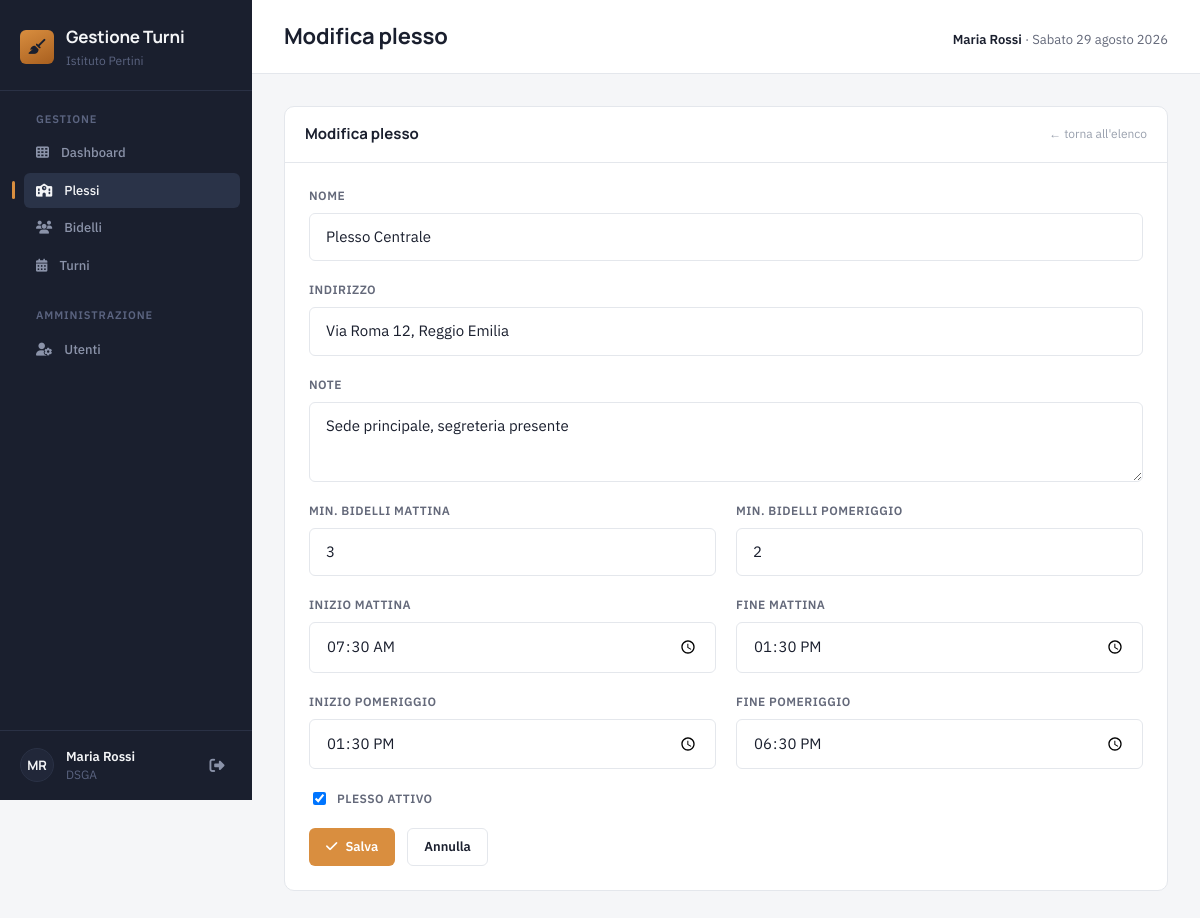
Screenshot of /plesso-form.php?id=1 (signed in) with the database file from the repository.
### tables this page shows
CREATE TABLE plessi (
    id INT AUTO_INCREMENT PRIMARY KEY,
    nome VARCHAR(150) NOT NULL,
    indirizzo VARCHAR(255),
    note TEXT,
    min_bidelli_mattina INT NOT NULL DEFAULT 1,
    min_bidelli_pomeriggio INT NOT NULL DEFAULT 1,
    orario_mattina_inizio TIME,
    orario_mattina_fine TIME,
    orario_pomeriggio_inizio TIME,
    orario_pomeriggio_fine TIME,
    attivo TINYINT(1) NOT NULL DEFAULT 1
);

### public/plesso-form.php (the view, shortened to what this page needs)
<?php
$pdo = getConnessione();
$id = null;
if (isset($_GET['id'])) {
    $id = (int) $_GET['id'];
} elseif (isset($_POST['id']) && $_POST['id'] !== '') {
    $id = (int) $_POST['id'];
}
$modifica = $id !== null && $id > 0;
$valori = [
    'nome' => '',
    'indirizzo' => '',
    'note' => '',
    'min_bidelli_mattina' => 1,
    'min_bidelli_pomeriggio' => 1,
    'orario_mattina_inizio' => '',
    'orario_mattina_fine' => '',
    'orario_pomeriggio_inizio' => '',
    'orario_pomeriggio_fine' => '',
    'attivo' => 1,
];
if ($modifica && $_SERVER['REQUEST_METHOD'] !== 'POST') {
    $stmt = $pdo->prepare('SELECT * FROM plessi WHERE id = :id');
    $stmt->execute(['id' => $id]);
    $riga = $stmt->fetch();
    $valori = $riga;
}
function orarioValore(?string $v): string
{
    return $v ? substr($v, 0, 5) : '';
}
require __DIR__ . '/../includes/header.php';
?>
<div class="panel">
    <div class="panel__header">
        <div class="panel__title"><?= $modifica ? 'Modifica plesso' : 'Nuovo plesso' ?></div>
        <div class="panel__sub"><a href="plessi.php">← torna all'elenco</a></div>
    </div>
    <div style="padding: var(--space-6);">
        <form method="post" action="plesso-form.php">
            <div class="form-grid" style="margin-bottom: var(--space-5);">
                <div class="form-field form-field--full">
                    <label for="nome">Nome</label>
                    <input class="form-input" type="text" id="nome" name="nome" required
                           value="<?= htmlspecialchars($valori['nome']) ?>">
                </div>
                <div class="form-field form-field--full">
                    <label for="indirizzo">Indirizzo</label>
                    <input class="form-input" type="text" id="indirizzo" name="indirizzo"
                           value="<?= htmlspecialchars($valori['indirizzo'] ?? '') ?>">
                </div>
                <div class="form-field form-field--full">
                    <label for="note">Note</label>
                    <textarea class="form-textarea" id="note" name="note"><?= htmlspecialchars($valori['note'] ?? '') ?></textarea>
                </div>
                <div class="form-field">
                    <label for="min_bidelli_mattina">Min. bidelli mattina</label>
                    <input class="form-input" type="number" min="0" step="1" id="min_bidelli_mattina" name="min_bidelli_mattina"
                           value="<?= htmlspecialchars((string) $valori['min_bidelli_mattina']) ?>">
                </div>
                <div class="form-field">
                    <label for="min_bidelli_pomeriggio">Min. bidelli pomeriggio</label>
                    <input class="form-input" type="number" min="0" step="1" id="min_bidelli_pomeriggio" name="min_bidelli_pomeriggio"
                           value="<?= htmlspecialchars((string) $valori['min_bidelli_pomeriggio']) ?>">
                </div>
                <div class="form-field">
                    <label for="orario_mattina_inizio">Inizio mattina</label>
                    <input class="form-input" type="time" id="orario_mattina_inizio" name="orario_mattina_inizio"
                           value="<?= htmlspecialchars(orarioValore($valori['orario_mattina_inizio'])) ?>">
                </div>
                <div class="form-field">
                    <label for="orario_mattina_fine">Fine mattina</label>
                    <input class="form-input" type="time" id="orario_mattina_fine" name="orario_mattina_fine"
                           value="<?= htmlspecialchars(orarioValore($valori['orario_mattina_fine'])) ?>">
                </div>
                <div class="form-field">
                    <label for="orario_pomeriggio_inizio">Inizio pomeriggio</label>
                    <input class="form-input" type="time" id="orario_pomeriggio_inizio" name="orario_pomeriggio_inizio"
                           value="<?= htmlspecialchars(orarioValore($valori['orario_pomeriggio_inizio'])) ?>">
                </div>
                <div class="form-field">
                    <label for="orario_pomeriggio_fine">Fine pomeriggio</label>
                    <input class="form-input" type="time" id="orario_pomeriggio_fine" name="orario_pomeriggio_fine"
                           value="<?= htmlspecialchars(orarioValore($valori['orario_pomeriggio_fine'])) ?>">
                </div>
                <div class="form-field form-field--full">
                    <label class="form-checkbox">
                        <input type="checkbox" name="attivo" value="1" <?= ((int) $valori['attivo']) === 1 ? 'checked' : '' ?>>
                        Plesso attivo
                    </label>
                </div>
            </div>
            <div class="form-actions">
                <button type="submit" class="btn btn--primary">
                    <i class="fa-solid fa-check"></i> Salva
                </button>
                <a class="btn btn--secondary" href="plessi.php">Annulla</a>
            </div>
        </form>
    </div>
</div>
<?php require __DIR__ . '/../includes/footer.php'; ?>

### public/assets/css/variables.css (style rules this page uses)
:root { --sidebar-bg: #1a1f2e; --sidebar-bg-elevated: #212739; --sidebar-active-bg: #2a3348; --sidebar-border: #2a3145; --sidebar-text: #8b93a9; --sidebar-text-active: #f4f5f7; --sidebar-label: #5b6480; --sidebar-w: 252px; --accent: #d98e3f; --accent-soft: #f4d9b4; --bg-main: #f5f6f8; --surface: #ffffff; --border: #e4e7ec; --text-primary: #1a1f2e; --text-secondary: #64697a; --text-muted: #9aa1ae; --status-ok: #1f8a5f; --status-ok-bg: #e3f6ec; --status-danger: #c4432b; --status-danger-bg: #fbe6e1; --status-warn: #b8790c; --status-warn-bg: #fbeed7; --font-heading: 'Manrope', sans-serif; --font-body: 'IBM Plex Sans', sans-serif; --font-mono: 'IBM Plex Mono', monospace; --text-xs: 0.75rem; --text-sm: 0.8125rem; --text-base: 0.9375rem; --text-lg: 1.0625rem; --text-xl: 1.375rem; --text-2xl: 1.875rem; --space-1: 4px; --space-2: 8px; --space-3: 12px; --space-4: 16px; --space-5: 20px; --space-6: 24px; --space-8: 32px; --radius-sm: 6px; --radius-md: 10px; }

### public/assets/css/style.css (style rules this page uses)
*, *::before, *::after { box-sizing: border-box; }
html, body { margin: 0; padding: 0; }
body { background: var(--bg-main); color: var(--text-primary); font-family: var(--font-body); font-size: var(--text-base); line-height: 1.5; -webkit-font-smoothing: antialiased; }
a { color: inherit; text-decoration: none; }
button, input, select, textarea { font: inherit; color: inherit; }

### public/assets/css/components.css (style rules this page uses)
.panel { background: var(--surface); border: 1px solid var(--border); border-radius: var(--radius-md); overflow: hidden; }
.panel__header { padding: var(--space-4) var(--space-5); border-bottom: 1px solid var(--border); display: flex; align-items: center; justify-content: space-between; }
.panel__title { font-family: var(--font-heading); font-weight: 700; font-size: var(--text-base); }
.panel__sub { font-size: var(--text-xs); color: var(--text-muted); }
.form-grid { display: grid; grid-template-columns: repeat(2, 1fr); gap: var(--space-5); }
.form-field { display: flex; flex-direction: column; gap: var(--space-2); }
.form-field--full { grid-column: 1 / -1; }
.form-field label { font-size: var(--text-xs); font-weight: 600; letter-spacing: 0.04em; text-transform: uppercase; color: var(--text-secondary); }
.form-input, .form-textarea { background: var(--surface); border: 1px solid var(--border); border-radius: var(--radius-sm); padding: var(--space-3) var(--space-4); font-size: var(--text-base); color: var(--text-primary); font-family: var(--font-body); transition: border-color 0.12s ease, box-shadow 0.12s ease; }
.form-textarea { resize: vertical; min-height: 80px; }
.form-checkbox { display: flex; align-items: center; gap: var(--space-2); font-size: var(--text-sm); font-weight: 500; }
.form-actions { display: flex; gap: var(--space-3); margin-top: var(--space-2); }
.btn { display: inline-flex; align-items: center; justify-content: center; gap: var(--space-2); padding: var(--space-2) var(--space-4); border-radius: var(--radius-sm); border: 1px solid transparent; font-size: var(--text-sm); font-weight: 600; cursor: pointer; transition: background 0.12s ease, border-color 0.12s ease, color 0.12s ease; }
.btn--primary { background: var(--accent); color: #ffffff; }
.btn--secondary { background: var(--surface); border-color: var(--border); color: var(--text-primary); }

### rows the page displays
plessi: nome "Plesso Centrale", indirizzo "Via Roma 12, Reggio Emilia", note "Sede principale, segreteria presente", min_bidelli_mattina "3", min_bidelli_pomeriggio "2", orario_mattina_inizio "07:30", orario_mattina_fine "13:30", orario_pomeriggio_inizio "13:30", orario_pomeriggio_fine "18:30", attivo "☑"

### other values shown
$iniziali "MR"
$_SESSION['ruolo'] "DSGA"
$paginaTitolo "Modifica plesso"
